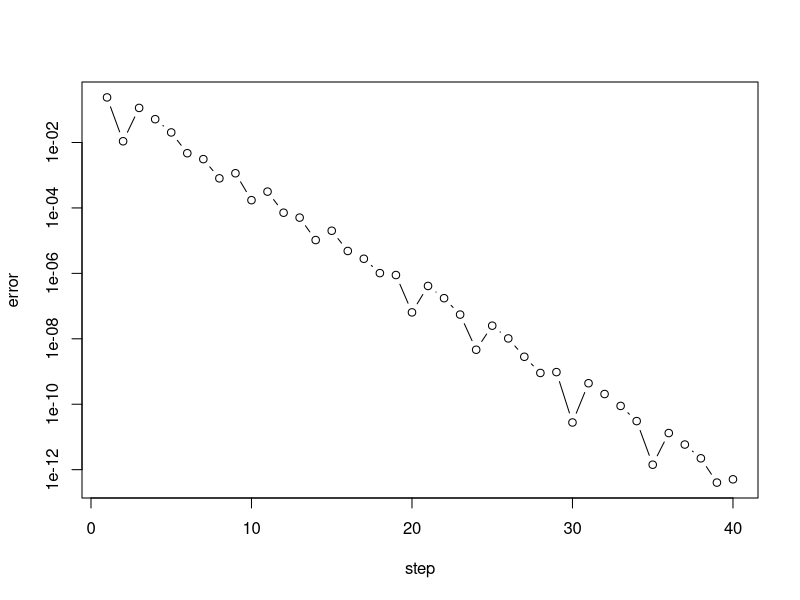

The R source for this figure:
## ---- chunk 1
bisection <- function(f, a, b, n) {
  # ...
}
## ---- chunk 2
bisection <- function(f, a, b, n) {
  midpoints <- numeric(n)
  for (k in seq_len(n)) {
    m <- (a + b) / 2
    midpoints[k] <- m
    if (sign(f(m)) == sign(f(a))) {
      a <- m
    } else {
      b <- m
    }
  }
  midpoints
}

midpoints <- bisection(function(x) cos(x) - x, 0, 1, 50)
errors <- abs(midpoints[1:40] - midpoints[50])
plot(1:40, errors, log = "y", type = "b", xlab = "step", ylab = "error")
